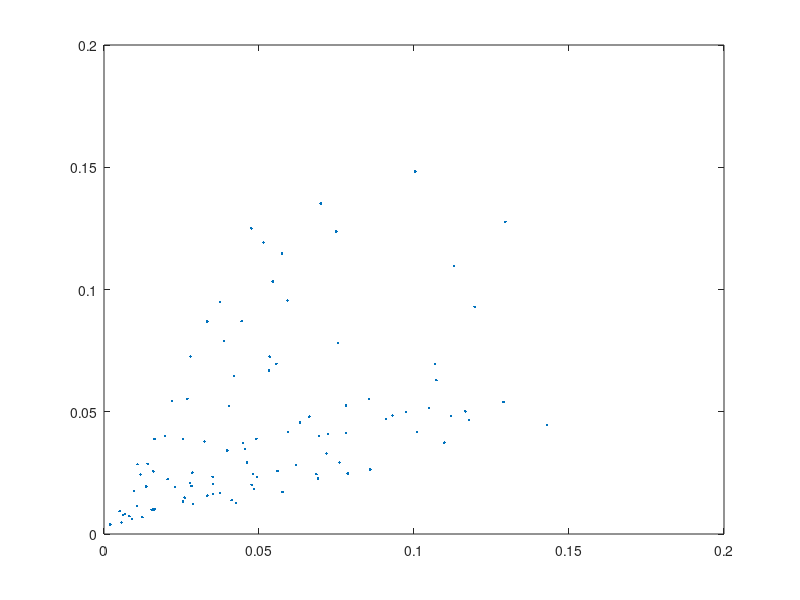

This figure's MATLAB source:
% filename: setup_lung.m
%heterogeneity parameter (0<=beta<=1):
%beta=0 for homogenous lung
%beta=1 for no ventilation/perfusion correlation
beta = 0.5
%beta=0.1 %FOR TASK 4, go 0:0.1:1
%
%number of iterations used in bisection:
maxcount=20
%
%number of ``alveoli'':
n=100
%
%reference oxygen concentration (moles/liter):
cref=0.2/(22.4*(310/273)) 
%cref=concentration of oxygen 
%in air at sea level at body temperature
%
%oxygen concentration in the inspired air:
cI=cref

%
%blood oxygen concentration
%at full hemoglobin saturation: 
cstar=cref %TASK 7 comment this
%cstar = 1.5*cref %TASK 7. TAsk 9 uncomment this
%cstar=4*(concentration of hemoglobin 
%in blood expressed in moles/liter)
%
%rate of oxygen consumption (moles/minute):
M=0.25*cref*5.6 %comment out for task 4
%M = 0.032 %FOR TASK 4. Trial and error
%
%oxygen partial pressure 
%at which hemoglobin is half-saturated:
Pstar=25
%
%gas constant*absolute temperature 
%(mmHg*liters/mole):
RT=760*22.4*(310/273)
%
%oxygen partial pressure 
%in the inspired air (mmHg):
PI=RT*cI
%
%oxygen concentration
%in blood exposed directly to inspired air:
camax=cstar*(PI/Pstar)^3/(1+(PI/Pstar)^3)
%camax is an upper bound 
%on oxygen concentration in blood 
%
%expected value of total alveolar ventilation:
VAtotal=5.0     %(liters/minute)

%expected value of total perfusion:
Qtotal=5.6      %(liters/minute)
%
%expected alveolar ventilation per alveolus:
VAbar=VAtotal/n
%
%expected perfusion per alveolus: 
Qbar=Qtotal/n 

a1=-log(rand(n,1));
a2=-log(rand(n,1));
av=(a1+a2)/2;        
VA=VAbar*(a1*beta+av*(1-beta));
Q = Qbar*(a2*beta+av*(1-beta));
r=VA./Q;
figure(1)
plot(Q,VA,'.')


%find actual values of 
%VAtotal, Qtotal, VAbar, and Qbar:
VAtotal=sum(VA)
Qtotal =sum(Q)
VAbar=VAtotal/n
 Qbar= Qtotal/n
